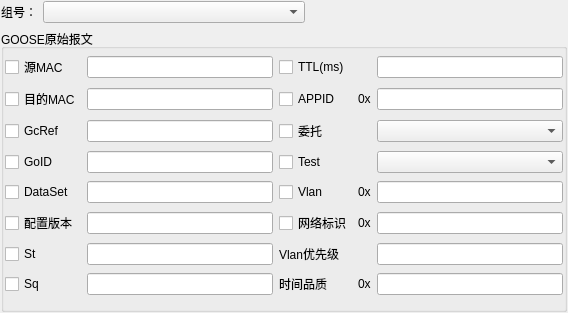
<?xml version="1.0" encoding="UTF-8"?>
<ui version="4.0">
 <class>QGooseAbnormalParaSet</class>
 <widget class="QWidget" name="QGooseAbnormalParaSet">
  <property name="geometry">
   <rect>
    <x>0</x>
    <y>0</y>
    <width>568</width>
    <height>313</height>
   </rect>
  </property>
  <property name="windowTitle">
   <string>GooseParaSet</string>
  </property>
  <layout class="QGridLayout" name="gridLayout_2">
   <property name="margin">
    <number>1</number>
   </property>
   <item row="0" column="0">
    <layout class="QVBoxLayout" name="verticalLayout_2" stretch="1,10">
     <item>
      <layout class="QHBoxLayout" name="horizontalLayout">
       <item>
        <widget class="QLabel" name="label_5">
         <property name="text">
          <string>组号：</string>
         </property>
        </widget>
       </item>
       <item>
        <widget class="QScrollComboBox" name="comboBox_GroupIndex">
         <property name="sizePolicy">
          <sizepolicy hsizetype="Expanding" vsizetype="Fixed">
           <horstretch>0</horstretch>
           <verstretch>0</verstretch>
          </sizepolicy>
         </property>
        </widget>
       </item>
       <item>
        <spacer name="horizontalSpacer">
         <property name="orientation">
          <enum>Qt::Horizontal</enum>
         </property>
         <property name="sizeHint" stdset="0">
          <size>
           <width>200</width>
           <height>20</height>
          </size>
         </property>
        </spacer>
       </item>
      </layout>
     </item>
     <item>
      <widget class="QGroupBox" name="groupBox">
       <property name="sizePolicy">
        <sizepolicy hsizetype="Expanding" vsizetype="Preferred">
         <horstretch>0</horstretch>
         <verstretch>0</verstretch>
        </sizepolicy>
       </property>
       <property name="title">
        <string>GOOSE原始报文</string>
       </property>
       <layout class="QGridLayout" name="gridLayout">
        <property name="verticalSpacing">
         <number>3</number>
        </property>
        <property name="margin">
         <number>1</number>
        </property>
        <item row="0" column="0">
         <widget class="QCheckBox" name="ck_YMAC">
          <property name="text">
           <string>源MAC</string>
          </property>
         </widget>
        </item>
        <item row="0" column="1">
         <widget class="QSttLineEdit" name="lne_YMAC">
          <property name="enabled">
           <bool>true</bool>
          </property>
         </widget>
        </item>
        <item row="0" column="2">
         <widget class="QCheckBox" name="ck_TTL">
          <property name="text">
           <string>TTL(ms)</string>
          </property>
         </widget>
        </item>
        <item row="0" column="4">
         <widget class="QSttLineEdit" name="lne_TTL"/>
        </item>
        <item row="1" column="0">
         <widget class="QCheckBox" name="ck_MMAC">
          <property name="text">
           <string>目的MAC</string>
          </property>
         </widget>
        </item>
        <item row="1" column="1">
         <widget class="QSttLineEdit" name="lne_MMAC"/>
        </item>
        <item row="1" column="2">
         <widget class="QCheckBox" name="ck_APPID">
          <property name="text">
           <string>APPID</string>
          </property>
         </widget>
        </item>
        <item row="1" column="3">
         <widget class="QLabel" name="label_6">
          <property name="text">
           <string>0x</string>
          </property>
         </widget>
        </item>
        <item row="1" column="4">
         <widget class="QSttLineEdit" name="lne_APPID"/>
        </item>
        <item row="2" column="0">
         <widget class="QCheckBox" name="ck_GcRef">
          <property name="text">
           <string>GcRef</string>
          </property>
         </widget>
        </item>
        <item row="2" column="1">
         <widget class="QSttLineEdit" name="lne_GcRef"/>
        </item>
        <item row="2" column="2">
         <widget class="QCheckBox" name="ck_WT">
          <property name="text">
           <string>委托</string>
          </property>
         </widget>
        </item>
        <item row="2" column="4">
         <widget class="QScrollComboBox" name="cb_WT"/>
        </item>
        <item row="3" column="0">
         <widget class="QCheckBox" name="ck_GoID">
          <property name="text">
           <string>GoID</string>
          </property>
         </widget>
        </item>
        <item row="3" column="1">
         <widget class="QSttLineEdit" name="lne_GoID"/>
        </item>
        <item row="3" column="2">
         <widget class="QCheckBox" name="ck_Test">
          <property name="text">
           <string>Test</string>
          </property>
         </widget>
        </item>
        <item row="3" column="4">
         <widget class="QScrollComboBox" name="cb_Test"/>
        </item>
        <item row="4" column="0">
         <widget class="QCheckBox" name="ck_DataSet">
          <property name="text">
           <string>DataSet</string>
          </property>
         </widget>
        </item>
        <item row="4" column="1">
         <widget class="QSttLineEdit" name="lne_DataSet"/>
        </item>
        <item row="4" column="2">
         <widget class="QCheckBox" name="ck_Vlan">
          <property name="text">
           <string>Vlan</string>
          </property>
         </widget>
        </item>
        <item row="4" column="3">
         <widget class="QLabel" name="label_7">
          <property name="text">
           <string>0x</string>
          </property>
         </widget>
        </item>
        <item row="4" column="4">
         <widget class="QSttLineEdit" name="lne_Vlan"/>
        </item>
        <item row="5" column="0">
         <widget class="QCheckBox" name="ck_SetVerion">
          <property name="text">
           <string>配置版本</string>
          </property>
         </widget>
        </item>
        <item row="5" column="1">
         <widget class="QSttLineEdit" name="lne_SetVerion"/>
        </item>
        <item row="5" column="2">
         <widget class="QCheckBox" name="ck_Net">
          <property name="text">
           <string>网络标识</string>
          </property>
         </widget>
        </item>
        <item row="5" column="3">
         <widget class="QLabel" name="label_8">
          <property name="text">
           <string>0x</string>
          </property>
         </widget>
        </item>
        <item row="5" column="4">
         <widget class="QSttLineEdit" name="lne_Net"/>
        </item>
        <item row="6" column="0">
         <widget class="QCheckBox" name="ck_St">
          <property name="text">
           <string>St</string>
          </property>
         </widget>
        </item>
        <item row="6" column="1">
         <widget class="QSttLineEdit" name="lne_St"/>
        </item>
        <item row="6" column="2">
         <widget class="QLabel" name="label_3">
          <property name="text">
           <string>Vlan优先级</string>
          </property>
         </widget>
        </item>
        <item row="6" column="4">
         <widget class="QSttLineEdit" name="lne_VlanPriority"/>
        </item>
        <item row="7" column="0">
         <widget class="QCheckBox" name="ck_Sq">
          <property name="text">
           <string>Sq</string>
          </property>
         </widget>
        </item>
        <item row="7" column="1">
         <widget class="QSttLineEdit" name="lne_Sq"/>
        </item>
        <item row="7" column="2">
         <widget class="QLabel" name="label_4">
          <property name="text">
           <string>时间品质</string>
          </property>
         </widget>
        </item>
        <item row="7" column="3">
         <widget class="QLabel" name="label_9">
          <property name="text">
           <string>0x</string>
          </property>
         </widget>
        </item>
        <item row="7" column="4">
         <widget class="QSttLineEdit" name="lne_TimeQuality"/>
        </item>
       </layout>
      </widget>
     </item>
    </layout>
   </item>
  </layout>
 </widget>
 <layoutdefault spacing="6" margin="11"/>
 <customwidgets>
  <customwidget>
   <class>QSttLineEdit</class>
   <extends>QLineEdit</extends>
   <header location="global">../../../Module/UI/Controls/SttLineEdit.h</header>
  </customwidget>
  <customwidget>
   <class>QScrollComboBox</class>
   <extends>QComboBox</extends>
   <header>../../Module/ScrollCtrl/ScrollComboBox.h</header>
  </customwidget>
 </customwidgets>
 <resources/>
 <connections/>
</ui>
